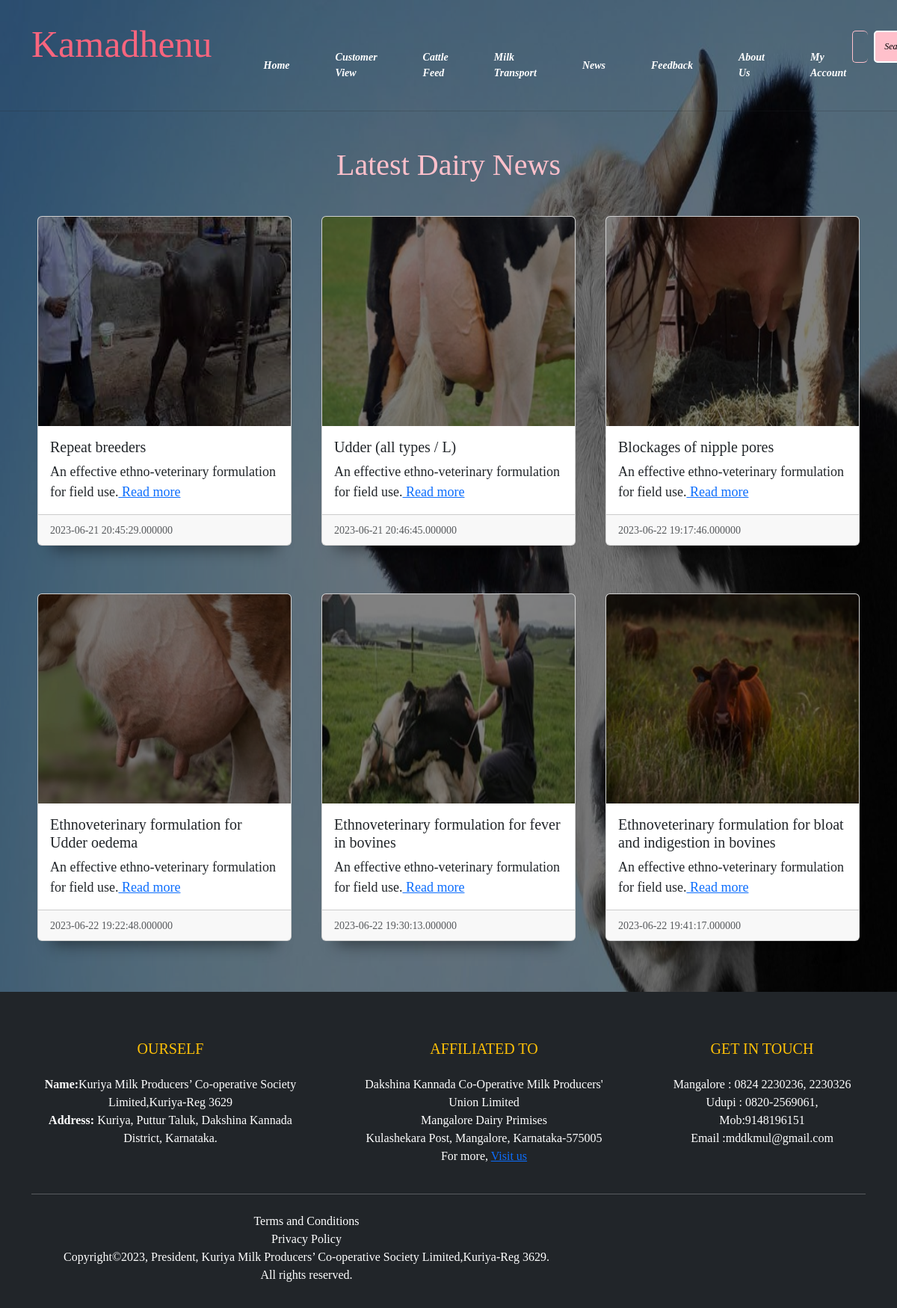
The app's page /PHP/news.php with its own data.
### tables this page shows
CREATE TABLE `tblnews` (
  `n_id` int(10) NOT NULL,
  `n_title` varchar(100) NOT NULL,
  `subject` varchar(200) NOT NULL,
  `content` text NOT NULL,
  `photo_id` varchar(500) NOT NULL,
  `n_date` date NOT NULL DEFAULT current_timestamp(),
  `n_time` time(6) NOT NULL DEFAULT current_timestamp()
);

### PHP/news.php (the view, shortened to what this page needs)
<!DOCTYPE html>
<html lang="en">
    <head>
        <link rel="stylesheet" href="css/bootstrap.min.css">
        <link rel="stylesheet" href="css/home.css">
        <link rel="stylesheet" href="css/news.css">
    </head>
    <body style="background-image: url(img3.jpg);background-size:100% 100%;background-repeat: no-repeat;">
        <div class="main">
        <?php
        include('header.php');
        ?>
            <hr size="2">
            <div class='container my-5'>
                <h1 class='text-center my-4 ' style='color: pink;'>Latest Dairy News</h1>
                <div class='row row-cols-1 row-cols-md-3 g-4'>
                      <?php
                      $con=new mysqli("localhost","root","","phpdairy1");
                        $sql="SELECT * FROM tblnews";
                        $result=$con->query($sql);
                        while($row = $result->fetch_assoc()){
                          $nid=$row['n_id'];
                        echo "
                    <div class='col'>
                      <div class='card h-100'>
                    <img src='$row[photo_id]' class='card-img-top img-fluid' alt='...'>
                    <div class='card-body'>
                          <h5 class='card-title'>$row[n_title]</h5>
                          <p class='card-text'>$row[subject]<a href='content.php?myid=$nid' target='_blank'> Read more</a></p>
                        </div>
                        <div class='card-footer'>
                          <small class='text-body-secondary'>$row[n_date]&nbsp;$row[n_time]</small>
                        </div>
                        </div>
                          </div>
                ";
                }
                ?>
                </div>
                </div>
                <?php
        include("footer.php");
        ?>
            </div>
    </body>
</html>

### css/home.css (style rules this page uses)
* { margin: 0; padding: 0; }
.main { width: 100%; background:linear-gradient(to top,rgba(0,0,0,0.5)50%,rgba(0,0,0,0.5)50%); background-position: center; background-size: cover; height:100%; }
hr { margin-top: 2%; }

### css/news.css (style rules this page uses)
* { padding:0; margin: 0; box-sizing: border-box; font-family: 'Times New Roman', Times, serif; }
.card { box-shadow: rgba(0, 0, 0, 0.45)0px 25px 20px -20px; }
.img-fluid { height: 280px; cursor: pointer; transition: transform 2s, filter 1.5s ease-in-out; transform-origin: center center; filter: brightness(50%); }
.card-text { font-size: 18px; }
.col { padding: 20px; }

### records on screen
tblnews: photo (picture), n_title "Repeat breeders", subject "An effective ethno-veterinary formulation for field use.", n_date "2023-06-21", n_time "20:45:29.000000"
tblnews: photo (picture), n_title "Udder (all types / L)", subject "An effective ethno-veterinary formulation for field use.", n_date "2023-06-21", n_time "20:46:45.000000"
tblnews: photo (picture), n_title "Blockages of nipple pores", subject "An effective ethno-veterinary formulation for field use.", n_date "2023-06-22", n_time "19:17:46.000000"
tblnews: photo (picture), n_title "Ethnoveterinary formulation for Udder oedema", subject "An effective ethno-veterinary formulation for field use.", n_date "2023-06-22", n_time "19:22:48.000000"
tblnews: photo (picture), n_title "Ethnoveterinary formulation for fever in bovines", subject "An effective ethno-veterinary formulation for field use.", n_date "2023-06-22", n_time "19:30:13.000000"
tblnews: photo (picture), n_title "Ethnoveterinary formulation for bloat and indigestion in bovines", subject "An effective ethno-veterinary formulation for field use.", n_date "2023-06-22", n_time "19:41:17.000000"
